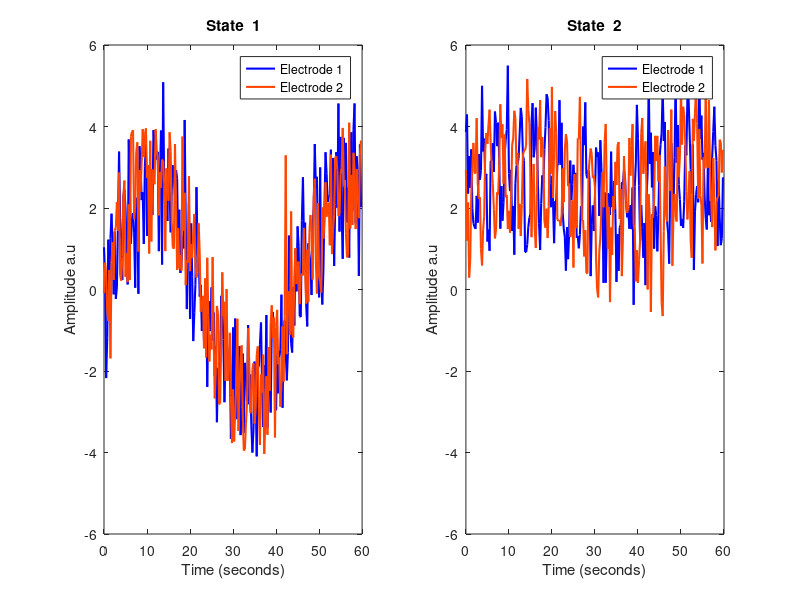
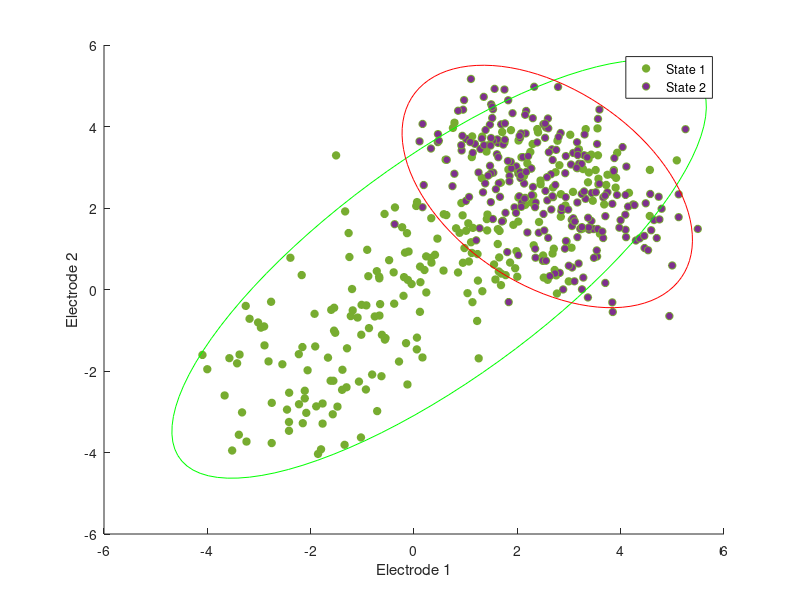

MATLAB code to generate these figures, in order:
%% Create Sample data for visualization

%% Electrode 1 (Context 1 + Context 2)

m=1;
N=60*4;
sig1=1;
sig2=0.5;

mean1=0;
mean2=2.5;

f1=1/45;
f2=1/3;
Amp1=2.5;
Amp2=1.25;
ts=1/4;
T=60;
t=0:ts:T-1/T;
slow=Amp1*sin(2*pi*f1*t);
fast=Amp2*sin(2*pi*f2*t);
%y = pinknoise(m, N);
e1c1=randn(m,N)*sqrt(sig1)+mean1+slow+0.25*fast;
%y = pinknoise(m, N);
e1c2=randn(m,N)*sqrt(sig2)+mean2+fast+0.15*slow;

%y = pinknoise(m, N);
e2c1=randn(m,N)*sqrt(sig1)+mean1+slow+0.25*fast;
%y = pinknoise(m, N);
e2c2=randn(m,N)*sqrt(sig2)+mean2+fast*-1+0.15*slow;


subplot(1,2,1)
plot(t,e1c1, 'b', 'LineWidth', 1.5);
hold on;
plot(t,e2c1, 'Color', [255 69 0]./255, 'LineWidth', 1.5);
xlim([0 60]);
ylim([-6 6]);
title('State  1');
legend('Electrode 1', 'Electrode 2');
% Electrode 1 (Context 1 + Context 2)
xlabel('Time (seconds)');
ylabel('Amplitude a.u');


subplot(1,2,2)
plot(t,e1c2, 'b', 'LineWidth', 1.5);
hold on;
plot(t,e2c2, 'Color', [255 69 0]./255, 'LineWidth', 1.5);
xlim([0 60]);
title('State  2');
legend('Electrode 1', 'Electrode 2');

ylim([-6 6]);
xlabel('Time (seconds)');
ylabel('Amplitude a.u');
%%

figure
%subplot(1,3,3)
scatter(e1c1, e2c1, 30, 'MarkerFaceColor', [0.466 0.6740 0.1880], 'MarkerEdgeColor', [0.466 0.6740 0.1880]);
xlabel('Electrode 1');
ylabel('Electrode 2');
%title('State 1');
%subplot(2,2,4)

hold on;
scatter(e1c2, e2c2,  30,'MarkerFaceColor', [0.494 0.184 0.556], 'MarkerEdgeColor',  [0.466 0.6740 0.1880]);

%%


data=[e1c1; e2c1]';
% Calculate the eigenvectors and eigenvalues
covariance = cov(data);
[eigenvec, eigenval ] = eig(covariance);

% Get the index of the largest eigenvector
[largest_eigenvec_ind_c, r] = find(eigenval == max(max(eigenval)));
largest_eigenvec = eigenvec(:, largest_eigenvec_ind_c);

% Get the largest eigenvalue
largest_eigenval = max(max(eigenval));

% Get the smallest eigenvector and eigenvalue
if(largest_eigenvec_ind_c == 1)
    smallest_eigenval = max(eigenval(:,2))
    smallest_eigenvec = eigenvec(:,2);
else
    smallest_eigenval = max(eigenval(:,1))
    smallest_eigenvec = eigenvec(1,:);
end

% Calculate the angle between the x-axis and the largest eigenvector
angle = atan2(largest_eigenvec(2), largest_eigenvec(1));

% This angle is between -pi and pi.
% Let's shift it such that the angle is between 0 and 2pi
if(angle < 0)
    angle = angle + 2*pi;
end

% Get the coordinates of the data mean
avg = mean(data);

% Get the 95% confidence interval error ellipse
chisquare_val = 2.4477;
theta_grid = linspace(0,2*pi);
phi = angle;
X0=avg(1);
Y0=avg(2);
a=chisquare_val*sqrt(largest_eigenval);
b=chisquare_val*sqrt(smallest_eigenval);

% the ellipse in x and y coordinates 
ellipse_x_r  = a*cos( theta_grid );
ellipse_y_r  = b*sin( theta_grid );

%Define a rotation matrix
R = [ cos(phi) sin(phi); -sin(phi) cos(phi) ];

%let's rotate the ellipse to some angle phi
r_ellipse = [ellipse_x_r;ellipse_y_r]' * R;

% Draw the error ellipse
plot(r_ellipse(:,1) + X0,r_ellipse(:,2) + Y0,'-', 'color', 'g')
hold on;


% Plot the eigenvectors
%quiver(X0, Y0, largest_eigenvec(1)*sqrt(largest_eigenval), largest_eigenvec(2)*sqrt(largest_eigenval), '-m', 'LineWidth',2);
%quiver(X0, Y0, smallest_eigenvec(1)*sqrt(smallest_eigenval), smallest_eigenvec(2)*sqrt(smallest_eigenval), '-g', 'LineWidth',2);
%hold on;

data=[e1c2; e2c2]';
% Calculate the eigenvectors and eigenvalues
covariance = cov(data);
[eigenvec, eigenval ] = eig(covariance);

% Get the index of the largest eigenvector
[largest_eigenvec_ind_c, r] = find(eigenval == max(max(eigenval)));
largest_eigenvec = eigenvec(:, largest_eigenvec_ind_c);

% Get the largest eigenvalue
largest_eigenval = max(max(eigenval));

% Get the smallest eigenvector and eigenvalue
if(largest_eigenvec_ind_c == 1)
    smallest_eigenval = max(eigenval(:,2))
    smallest_eigenvec = eigenvec(:,2);
else
    smallest_eigenval = max(eigenval(:,1))
    smallest_eigenvec = eigenvec(1,:);
end

% Calculate the angle between the x-axis and the largest eigenvector
angle = atan2(largest_eigenvec(2), largest_eigenvec(1));

% This angle is between -pi and pi.
% Let's shift it such that the angle is between 0 and 2pi
if(angle < 0)
    angle = angle + 2*pi;
end

% Get the coordinates of the data mean
avg = mean(data);

% Get the 95% confidence interval error ellipse
chisquare_val = 2.4477;
theta_grid = linspace(0,2*pi);
phi = angle;
X0=avg(1);
Y0=avg(2);
a=chisquare_val*sqrt(largest_eigenval);
b=chisquare_val*sqrt(smallest_eigenval);

% the ellipse in x and y coordinates 
ellipse_x_r  = a*cos( theta_grid );
ellipse_y_r  = b*sin( theta_grid );

%Define a rotation matrix
R = [ cos(phi) sin(phi); -sin(phi) cos(phi) ];

%let's rotate the ellipse to some angle phi
r_ellipse = [ellipse_x_r;ellipse_y_r]' * R;

% Draw the error ellipse
plot(r_ellipse(:,1) + X0,r_ellipse(:,2) + Y0,'-', 'color', 'r')
hold on;

% Plot the eigenvectors
%quiver(X0, Y0, largest_eigenvec(1)*sqrt(largest_eigenval), largest_eigenvec(2)*sqrt(largest_eigenval), '-m', 'LineWidth',2);
%quiver(X0, Y0, smallest_eigenvec(1)*sqrt(smallest_eigenval), smallest_eigenvec(2)*sqrt(smallest_eigenval), '-g', 'LineWidth',2);
%hold on;




% Set the axis labels
xlabel('Electrode 1');
ylabel('Electrode 2');

legend('State 1', 'State 2')

%title('State 2');